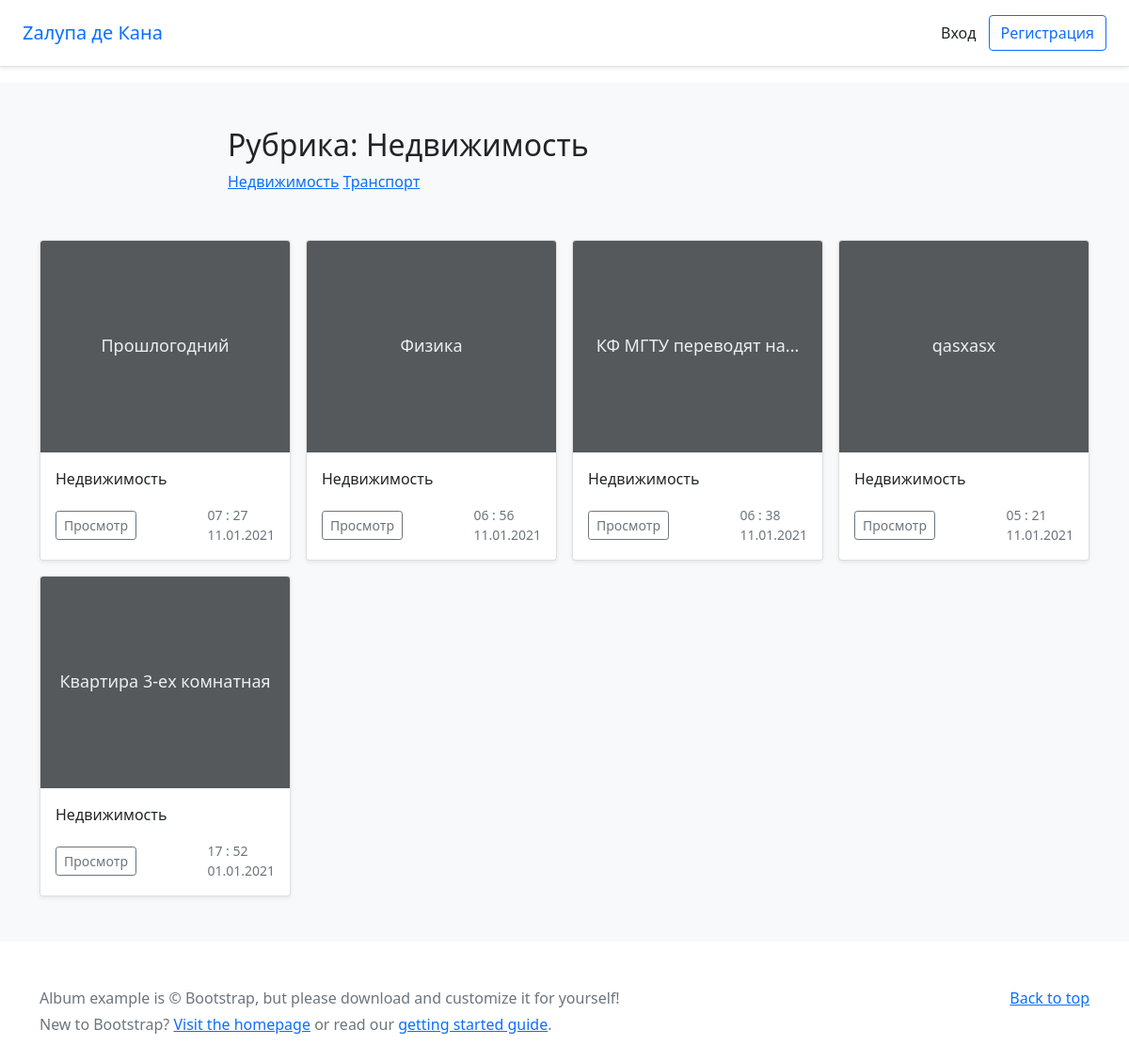
Page /bboard/1/ on the earlier database version.
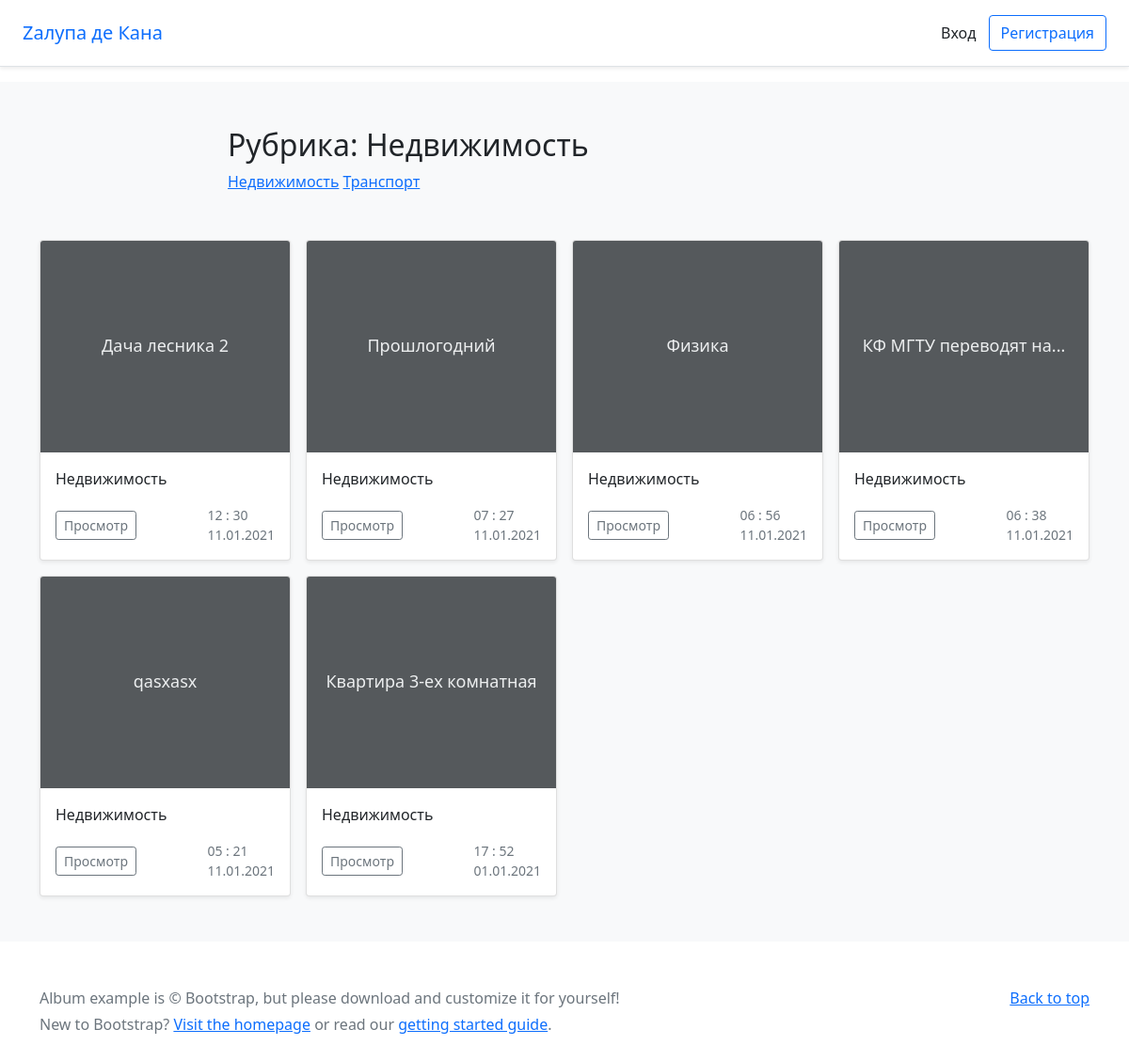
Same page on the later database version.
### bboard/models.py (models this page shows, shortened)
class Rubric(models.Model):
    name = models.CharField(max_length=20, db_index=True, verbose_name="Название")
    class Meta:
        verbose_name = "Рубрика"
        verbose_name_plural = "Рубрики"
        ordering = ['name']
    def __str__(self):
        return self.name

class Bb(models.Model):
    title = models.CharField(max_length=50, verbose_name="Товар")
    content = models.TextField(null=True, blank=True, verbose_name="Описание")
    rubric = models.ForeignKey('Rubric', null=True, on_delete=models.PROTECT, verbose_name="Рубрика")
    price = models.FloatField(null=True, blank=True, verbose_name="Цена")
    published = models.DateTimeField(auto_now_add=True, db_index=True, verbose_name="Опубликовано")
    user = models.ForeignKey(User, on_delete=models.CASCADE, null=True, default=User, verbose_name="Пользователь")
    class Meta:
        verbose_name = "Обьявление"
        verbose_name_plural = "Обьявления"
        ordering = ['-published']

### bboard/views.py (the view)
# urls.py: path('<int:rubric_id>/', BbByRubricView.as_view(), name='by_rubric'),
class BbByRubricView(SingleObjectMixin, ListView):
    template_name = 'bboard/by_rubric.html'
    pk_url_kwarg = 'rubric_id'
    def get(self, request, *args, **kwargs):
        self.object = self.get_object(queryset=Rubric.objects.all())
        return super().get(request, *args, **kwargs)
    def get_context_data(self, **kwargs):
        context = super().get_context_data(**kwargs)
        context['current_rubric'] =self.object
        context['rubric'] = Rubric.objects.all()
        context['bbs'] = context['object_list']
        return context
    def get_queryset(self):
        return self.object.bb_set.all()

### templates/bboard/by_rubric.html (shortened to what this page needs)
{% extends 'base.html' %}
{% block content %}
    <div style="margin-left: 200px; margin-bottom: 50px">
        <h2>Рубрика: {{ current_rubric }}</h2>
        {% for rub in rubric %}
            <a href="{% url 'by_rubric' rub.pk %}">{{ rub.name }}</a>
        {% endfor %}
    </div>
    <div class="row row-cols-1 row-cols-sm-2 row-cols-md-4 g-3">
        {% for bb in bbs %}
            <div class="col">
                <div class="card shadow-sm">
                    <svg class="bd-placeholder-img card-img-top" width="100%" height="225"
                         xmlns="http://www.w3.org/2000/svg" role="img" aria-label="Placeholder: Thumbnail"
                         preserveAspectRatio="xMidYMid slice" focusable="false"><title>Placeholder</title>
                        <rect width="100%" height="100%" fill="#55595c"></rect>
                        <text x="50%" y="50%" fill="#eceeef" dy=".3em">{{ bb.title }}</text>
                    </svg>
                    <div class="card-body">
                        <p class="card-text">{{ bb.rubric.name }}</p>
                        <div class="d-flex justify-content-between align-items-center">
                            <div class="btn-group">
                                <a class="btn btn-sm btn-outline-secondary" href="{% url 'detail' bb.pk %}">Просмотр</a>
                            </div>
                            <small class="text-muted">{{ bb.published|date:"H : i" }}
                                <br>{{ bb.published|date:"d.m.Y" }}
                            </small>
                        </div>
                    </div>
                </div>
            </div>
        {% endfor %}
    </div>
{% endblock %}

Differences in the rows shown:
added Bb: title "Дача лесника 2", rubric.name "Недвижимость", published "12 : 30", published "11.01.2021"
